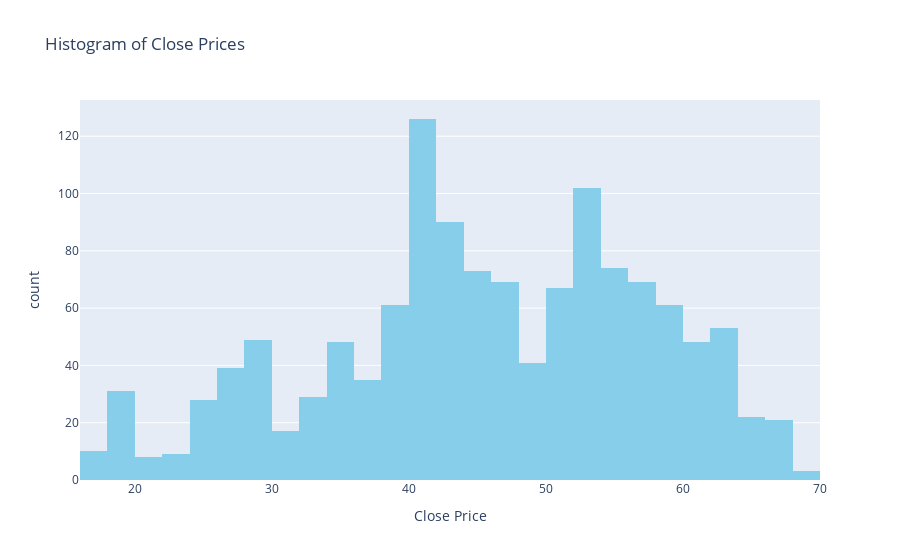

The cell this chart's notebook holds for it:
### Markdown cell above
```markdown
On remarque que les colonnes `Close`, `High`, `Low` et `Open` sont très fortement corrélées (0.99), donc elles représentent essentiellement la même information. Pour le contexte de prédiction, nous allons utiliser uniquement la colonne `Close`.

Concernant le volume, une prédiction du volume à l'instant T+1 sera écartée. Bien qu'il soit corrélé à -0.5 avec le `Close`, une prédiction du nombre de personnes ayant tradé sur l'action est inutile dans ce contexte. Des techniques de décalage du volume, où le volume à l'instant T est placé sur T-1 et ainsi de suite, peuvent améliorer légèrement les résultats, mais pour le moment, nous n'utiliserons pas le volume.
```

### Code cell
import plotly.express as px

# Create a histogram for the 'Close' price
fig = px.histogram(df, x='Close', nbins=50, title='Histogram of Close Prices', 
                   labels={'Close': 'Close Price'}, 
                   color_discrete_sequence=['skyblue'])

# Show the figure
fig.show()

### Figure 1 — Plotly figure (JSON) as saved in the notebook; plotly's stock layout.template omitted (floating-point values rounded to 4 significant figures; data arrays with more than 128 entries replaced by an {"elided": "..."} marker saying what was removed)
{"data": [{"alignmentgroup": "True", "bingroup": "x", "hovertemplate": "Close Price=%{x}<br>count=%{y}<extra></extra>", "legendgroup": "", "marker": {"color": "skyblue", "pattern": {"shape": ""}}, "name": "", "nbinsx": 50, "offsetgroup": "", "orientation": "v", "showlegend": false, "type": "histogram", "x": {"elided": "1283 float values"}, "xaxis": "x", "yaxis": "y"}], "layout": {"barmode": "relative", "legend": {"tracegroupgap": 0}, "title": {"text": "Histogram of Close Prices"}, "xaxis": {"anchor": "y", "domain": [0, 1], "title": {"text": "Close Price"}}, "yaxis": {"anchor": "x", "domain": [0, 1], "title": {"text": "count"}}}}
